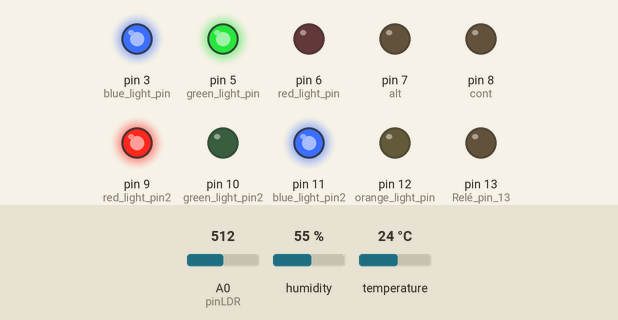
This sketch was run on a simulated Arduino Uno, built with avr-gcc and run on an emulated ATmega328P. On the bench: output pins drawn as LEDs (lit = HIGH). The inputs (shaded band) are chosen by the test bench; at power-on: A0 (pinLDR) = 512, humidity 55 %, temperature 24 °C.

Above: at 1.2 s.
1.3 s: A0 (pinLDR) set to 855
2.8 s: A0 (pinLDR) set to 884
At 3.8 s:
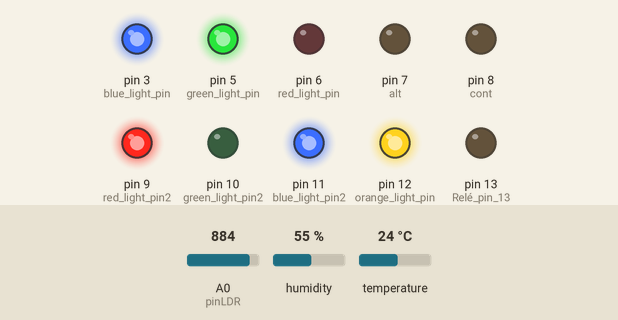
4.3 s: A0 (pinLDR) set to 963
5.8 s: A0 (pinLDR) set to 996
At 7.0 s:
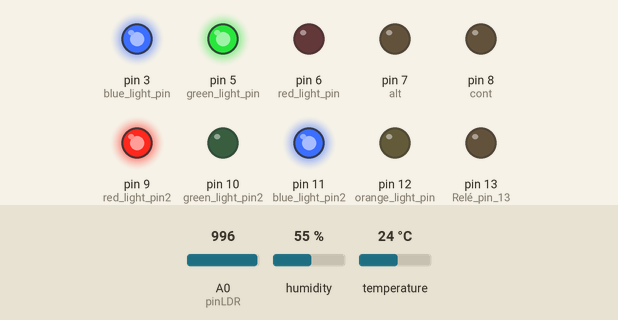
7.3 s: A0 (pinLDR) set to 970
At 8.4 s:
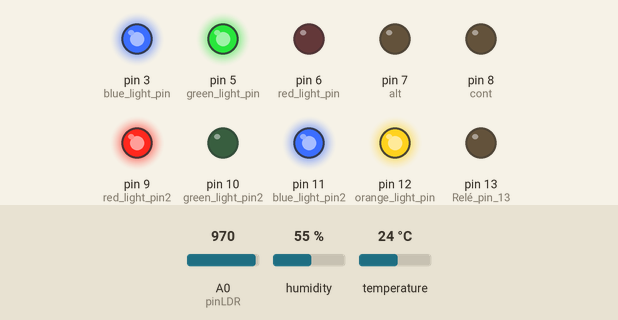
Timing chart, 0 to 9.8 s (numbered marks = the images above; inputs shaded):
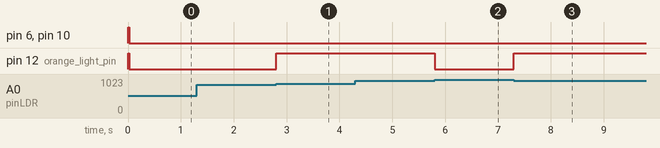

The sketch:

ConexionArduino-Visual.ino
```cpp
#include <Adafruit_Sensor.h>
#include <dht.h>
dht DHT;

#define DHTPIN 2    // Sensor temperatura: Se conecta el cable de SIG (Data output) al pin 2

enum Estados {MODO_ALARMA_ON,MODO_ALARMA_OFF};


// Definir rangos
    int tmin = 18;
    int tmax = 22;
    int hmin = 90;
    int hmax = 95;
    int lmin = 870;
    int lmax = 980;

// Definir modo inicial
    //Modo MANUAL:
      Estados estado=MODO_ALARMA_OFF;    // Empieza con modo manual por defecto
    //Modo AUTOMÁTICO:
    //Estado estado=MODO_ALARMA_ON;    // Empieza con modo automático por defecto


//Aquí almacenamos los datos recogidos del LDR (sensor luminosidad):
int luminosidad;
//Y en qué pin analógico conectarmos el LDR
int pinLDR = A0;
// Ventilador:
const int alt = 7;
const int cont = 8;
int speed = 200;

//Decimos qué pines vamos a utilizar para el LED RGB
const int red_light_pin= 6;
const int green_light_pin = 5;
const int blue_light_pin = 3;
const int red_light_pin2= 9;
const int green_light_pin2 = 10;
const int blue_light_pin2 = 11;
const int orange_light_pin= 12;
String mensaje_entrada;
String mensaje_salida;
int temperatura;
int humedad;
int temp_media=0;
int hum_media=0;
int lum_media=0;
int i;


void setup()
{
   Serial.begin(9600);    //inicializamos monitor serie para visualizar valores de LDR
   //Establecemos como salida los pines para LED
   pinMode(red_light_pin, OUTPUT);
   pinMode(green_light_pin, OUTPUT);
   pinMode(blue_light_pin, OUTPUT);

   pinMode(red_light_pin2, OUTPUT);
   pinMode(green_light_pin2, OUTPUT);
   pinMode(blue_light_pin2, OUTPUT);

   pinMode(orange_light_pin, OUTPUT);

   pinMode(alt,OUTPUT);     // Pin ventilador hacia un sentido
   pinMode(cont,OUTPUT);    // Pin ventilador hacia el sentido contrario

   pinMode(LED_BUILTIN, OUTPUT);      // Relé pin 13

   digitalWrite(red_light_pin,HIGH);
   digitalWrite(green_light_pin,HIGH);
   digitalWrite(blue_light_pin,HIGH); //Apaga led 1

   digitalWrite(red_light_pin2,HIGH);
   digitalWrite(green_light_pin2,HIGH);
   digitalWrite(blue_light_pin2,HIGH); //Apaga led

   digitalWrite(alt,LOW);
   digitalWrite(cont,LOW); //Apaga led

   digitalWrite(orange_light_pin,HIGH); //Apaga led
   DHT.read11(DHTPIN);
}

void loop ()
{
  procesar_mensajes1();
  alarma(tmin,tmax,hmin,hmax,lmin,lmax);
}


int medir_temperatura(void)     // Medición de temperatura
 {
  temperatura = DHT.temperature;
  return temperatura;
}

int medir_humedad(void)         // Medición de humedad
{
  humedad = DHT.humidity;
  return humedad;
}

int medir_luminosidad(void)         // Medición de luminosidad
{
  luminosidad = analogRead(pinLDR);
  return luminosidad;
}


void procesar_mensajes1()
{
  if( Serial.available()> 0)
  {
    mensaje_entrada = Serial.readStringUntil('\n');
    if (mensaje_entrada.compareTo("GET_TEMPERATURA")==0)
    {
      temperatura = medir_temperatura();
      mensaje_salida=String(temperatura,3);
    }
    if (mensaje_entrada.compareTo("GET_HUMEDAD")==0)
    {
      humedad = medir_humedad();
      mensaje_salida=String(humedad,3);
    }
    if (mensaje_entrada.compareTo("GET_LUMINOSIDAD")==0)
    {
      luminosidad = medir_luminosidad();
      mensaje_salida=String(luminosidad,3);
    }
    if (mensaje_entrada.compareTo("SET_MODO_ALARMA")==0)  // Desactivar alarma
      {
        if (estado==MODO_ALARMA_OFF)
        {
            estado=MODO_ALARMA_ON;
            mensaje_salida=String("MODO AUTOMATICO ACTIVADO");
        }
        else
        {
          estado=MODO_ALARMA_OFF;
          mensaje_salida=String("MODO MANUAL ACTIVADO");
         }
      }
    Serial.println(mensaje_salida);
  }
}


void alarma(int tmin, int tmax, int hmin, int hmax, int lmin, int lmax)
{
    // Sensor DHT11 y LDR
    temperatura =  medir_temperatura();    // Cada segundo, temperatura se va actualizando
    humedad = medir_humedad();
    luminosidad = medir_luminosidad();

    switch (estado)
    {
      case MODO_ALARMA_ON:  //temperatura_minima, temperatura_maxima,int modo ;  modo = 1 -> actuadores activados
          modo_alarma_temp(temperatura,tmin,tmax,1);
          modo_alarma_hum(humedad,hmin,hmax,1);
          modo_alarma_lum(luminosidad,lmin,lmax,1);
          break;
      case MODO_ALARMA_OFF:
          modo_alarma_temp(temperatura,tmin,tmax,0);
          modo_alarma_hum(humedad,hmin,hmax,0);
          modo_alarma_lum(luminosidad,lmin,lmax,0);
          break;
    }
}


void modo_alarma_temp(int temperatura, int temperatura_minima, int temperatura_maxima,int modo)
{
  int i,rango; // rango=0 -> Dentro rango

  rango = (temperatura >= temperatura_minima && temperatura <= temperatura_maxima) ? 0:1;  // 0 = temp dentro rango, 1 = temp fuera rango
  if (modo==0)    // Modo manual. Solo se encenderá el led rojo para avisar si se sale fuera de rango
  {
    if(rango==0){
      digitalWrite(red_light_pin,HIGH);   // Led rojo apagado
      analogWrite(cont,LOW);
      analogWrite(alt,LOW);     // Ventilador apagado
    }
    else{
      digitalWrite(red_light_pin,LOW);    // Led rojo encendido
      analogWrite(cont,LOW);
      analogWrite(alt,LOW);     // Ventilador apagado
    }
  }
  else          // Modo automático. Se enciende el led rojo y se acciona el ventilador
  {
    if(rango==0){
      digitalWrite(red_light_pin,HIGH);       // Led rojo apagado
      analogWrite(cont,LOW);
      analogWrite(alt,LOW);       //Ventilador apagado
    }
    else{
      digitalWrite(red_light_pin,LOW);      // Led rojo encendido
      if(temperatura > temperatura_maxima){
          analogWrite(cont,LOW);
          analogWrite(alt,speed);     // Se activa el ventilador
      }
    }
  }
}


void modo_alarma_hum(int humedad, int hum_minima, int hum_maxima,int modo)
{
  int i,rango; // rango=0 -> Dentro rango

  rango = (humedad >= hum_minima && humedad <=hum_maxima) ? 0:1;  // 0 = humedad dentro rango, 1 = humedad fuera rango
  if (modo==0)    // Modo manual. Solo se encenderá el led verde para avisar si se sale fuera de rango
  {
    if(rango==0){
      digitalWrite(green_light_pin2,HIGH);
      digitalWrite(LED_BUILTIN, LOW);   // Relé apagado
    }
    else{
      digitalWrite(green_light_pin2,LOW);   // Se enciende led 2 verde
      digitalWrite(LED_BUILTIN, LOW);   // Relé apagado
    }
  }
  else    // Modo automático. Se encenderá led verde y bomba de agua
  {
    if(rango == 0){
      digitalWrite(green_light_pin2,HIGH);
      digitalWrite(LED_BUILTIN, LOW);   // Desactiva la bomba de agua
    }
    else{
      digitalWrite(green_light_pin2,LOW);
      if(humedad < hum_minima)      // Solo si hay poca humedad
        digitalWrite(LED_BUILTIN, HIGH);   // Activa la bomba de agua
    }
  }
}

void modo_alarma_lum(int lum_media, int lum_minima, int lum_maxima,int modo)
{
  int i,rango; // rango=0 -> Dentro rango
  rango = (lum_media >=lum_minima && lum_media <=lum_maxima) ? 0:1;  // 0 = lum dentro rango, 1 = lum fuera rango
  if (modo==0)        // Modo manual. Se encenderá el led naranja para avisar si se sale fuera de rango
  {
    if(rango==0){
      digitalWrite(orange_light_pin,HIGH);
    }
    else
      digitalWrite(orange_light_pin,LOW);   // Se enciende el diodo
  }
  else
  {
    if(rango == 0)
      digitalWrite(orange_light_pin,HIGH);
    else
      digitalWrite(orange_light_pin,LOW);     // Simulación de un foco más potente
  }
}
```

Measured:
- the behaviour switches between 869 and 870 on A0 (pinLDR) (found by bisection; images 0 and 1)
- the behaviour switches between 980 and 981 on A0 (pinLDR) (found by bisection; images 1 and 2)
- after the input at 1.3 s, every drawn part: stays the same
- after the input at 2.8 s, pin 12 (orange_light_pin): LOW → HIGH at once
- after the input at 4.3 s, every drawn part: stays the same
- after the input at 5.8 s, pin 12 (orange_light_pin): HIGH → LOW at once
- after the input at 7.3 s, pin 12 (orange_light_pin): LOW → HIGH at once
